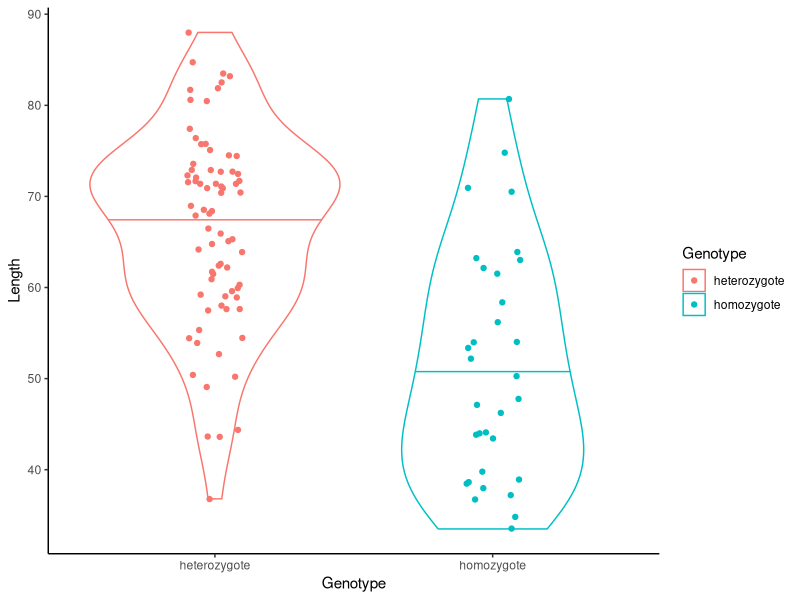
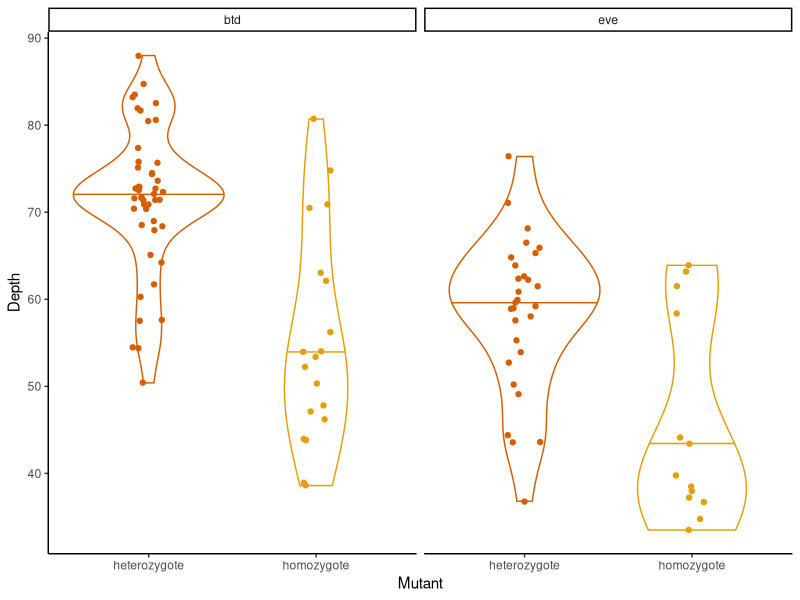
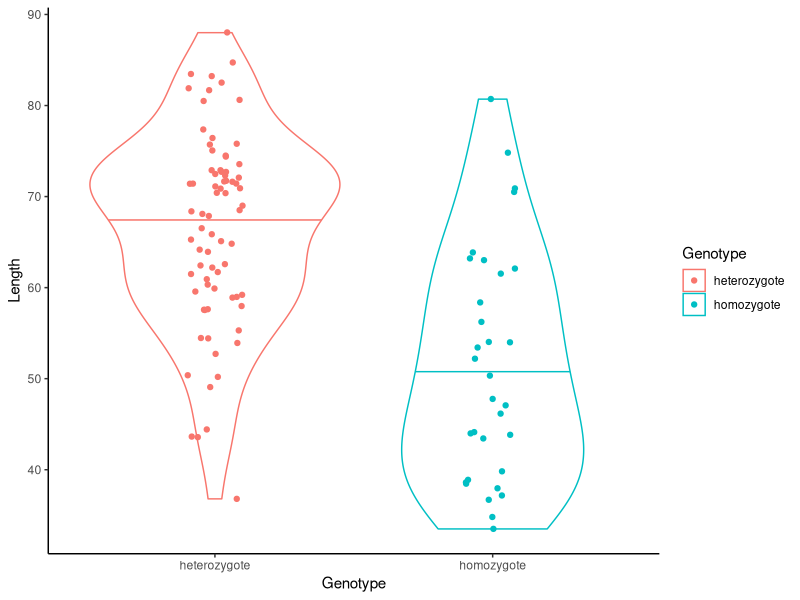
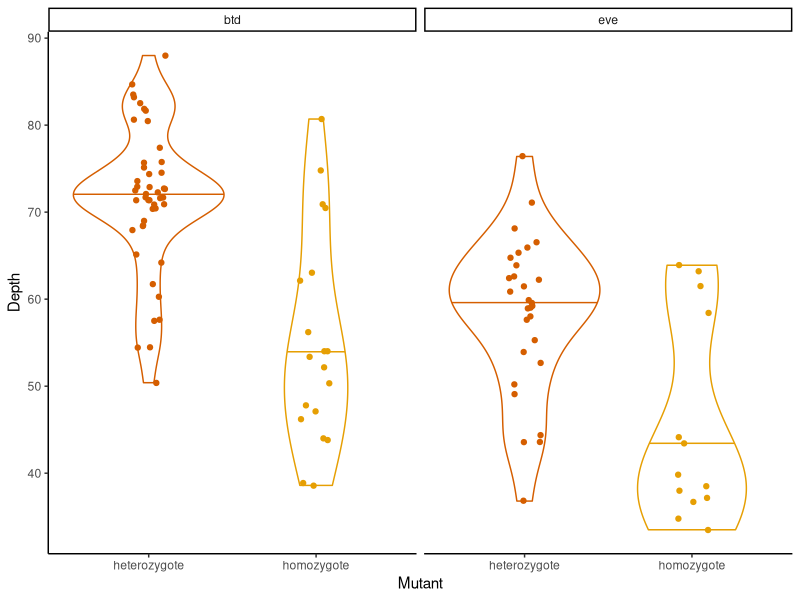

Source code (R) for these figures, in order:
## ---- chunk 1
knitr::opts_chunk$set(echo = TRUE, tidy = TRUE, cache = FALSE)
library(ggplot2)
## ---- chunk 2
# Load raw ROI measurements from ImageJ
results <- read.delim("results.txt")

# Replace label by filename
results$Label <- sapply(strsplit(results$Label, ":"), "[", 1)

# Load sample info and merge with results
samples <- read.delim("samples.csv", sep = ",")
results <- merge(results, samples, by = "Label", all.x = TRUE)

## ---- chunk 3
# Plot stocks together
ggplot(results, aes(Genotype, Length, color = Genotype)) + geom_violin(draw_quantiles = c("0.5")) + geom_jitter(width = 0.1) + theme_classic()
ggsave("depth_all.png", width = 5, height = 3)

# Plot stocks separately
ggplot(results, aes(Genotype, Length, color = Genotype)) + geom_violin(draw_quantiles = c("0.5"), show.legend = FALSE) + geom_jitter(width = 0.1, show.legend = FALSE) + facet_wrap(~Sample) + labs(x = "Mutant", y = "Depth") + scale_color_manual(values=c("#d55e00", "#e69f03")) + theme_classic()
ggsave("depth_facet.png")


